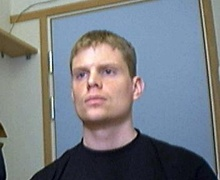
%> input picture Face_Recognition_Neural_Network/ref_test01.jpg, 220 x 180 px, shrunk from 352 x 288 before the run
$ octave testing_single_face_find.m   (GNU Octave 9; MATLAB toolbox functions it lacks are replaced by stand-ins)
%> lines starting %> are read from the running program, lines starting %| are printed output that depends on the picture; in (x1, y1, x2, y2) boxes, pixels count from 0 and x2, y2 are one past the last pixel; in counts of white or black regions, pixels touching at a corner belong together; the program's own positions count from 1
close all
clear all
warning off
clc

bmean =  0.2862;
rmean =  0.3742;
brcov = [0.0026    0.0017
           0.0017    0.0031];
inverse = [ 609.4718 -342.6169
            -342.6169  518.0453];

% [8 lines of commented-out code are left out]
im = imread('ref_test01.jpg');
%> im is the input picture: size 180x220x3 uint8; mean R, G, B 120.3, 124.8, 130.7
figure,imshow(im);
imycbcr = rgb2ycbcr(im);
%> imycbcr: size 180x220x3 uint8; mean of channels 1, 2, 3 122.6, 131.2, 125.5
dim = size(im);
%> dim = [180 220 3]
skin1 = zeros(dim(1), dim(2));

for i = 1:dim(1)
for j = 1:dim(2)
cb = double(imycbcr(i,j,2))/sum(double(imycbcr(i,j,:)));
cr = double(imycbcr(i,j,3))/sum(double(imycbcr(i,j,:)));
x = [(cb-bmean); (cr-rmean)];
skin1(i,j) = exp(-0.5*x'*inverse*x);
end
end
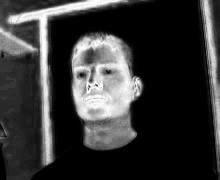
%> skin1: size 180x220 double; min 5.61e-05, max 1, mean 0.216
figure;imshow(skin1, [0 1]);title('skin1');


skin2=zeros(i,j);
for i=1:dim(1)
    for j=1:dim(2)
        if (skin1(i,j)>0.7)
            skin2(i,j)=1;
        else
            skin2(i,j)=0;
        end
    end
end
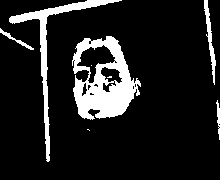
%> skin2: size 180x220 double; values 0 (black) and 1 (white), 12.7% white; 8 white regions (3 under 20 px), largest, box (x1, y1, x2, y2) and area: (72, 36, 141, 120) 3037, (9, 0, 122, 162) 1475, (204, 0, 216, 85) 317, (0, 28, 34, 50) 118, (216, 100, 220, 140) 81
figure,imshow(skin2,[0 1]);
%title('AFTER SKIN COLOR SEGMENTATION')
B=skin2;
C = bwfill(B,'holes');
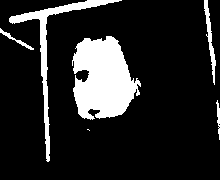
%> C: size 180x220 logical; 15.1% white; 6 white regions (1 under 20 px), largest, box (x1, y1, x2, y2) and area: (72, 36, 141, 120) 3996, (9, 0, 122, 162) 1475, (204, 0, 216, 85) 317, (0, 28, 34, 50) 118, (216, 100, 220, 140) 81

% edge_img = edge(B,'canny');
a=B;
a = double(a);
[dep,wide] = size(a);
%> dep = 180; wide = 220
new_image = ones(size(a));

% control parameters for filter steps r = 0-1
r=0.9;
for i=2:dep-1
    for j=2:wide-1
        g=0;
          for m=-1:1
              for n=-1:1
                  if(a(i+m,j+n)-a(i,j)==0)
                      g(m+2,n+2)=0;
                  else
                      g(m+2,n+2)=1/abs(a(i+m,j+n)-a(i,j));
                  end
              end
          end

          G=sum(sum(g));
          for m=-1:1
              for n=-1:1
                  w(m+2,n+2)=g(m+2,n+2)/G;
              end
          end
          % homophirc filter mask applied here
          new_image(i,j)=a(i,j)*r+(w(-1+2,-1+2)*a(i-1,j-1)+w(-1+2,0+2)*a(i-1,j)+w(-1+2,1+2)*a(i-1,j+1)+w(0+2,-1+2)*a(i,j-1)+w(0+2,1+2)*a(i,j+1)+w(1+2,-1+2)*a(i+1,j-1)+w(1+2,0+2)*a(i+1,j)+w(1+2,1+2)*a(i+1,j+1))*(1-r);
    end
end
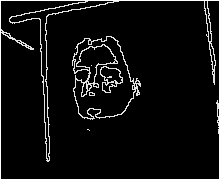
%> new_image: size 180x220 double; 89.01% of the values are NaN or infinite; the others: min 0.1, max 1, mean 0.591; drawn with min black, max white, NaN and infinite black
%> after the loop, g = [0 0 0; 0 0 0; 0 0 0]; w = [NaN NaN NaN; NaN NaN NaN; NaN NaN NaN]

% homophric filter done

for i=2:dep-1
    new_image(i,1)=new_image(i,2);
    new_image(i,wide)=new_image(i,wide-1);
end

new_image(1,:)=new_image(2,:);
new_image(dep,:)=new_image(dep-1,:);
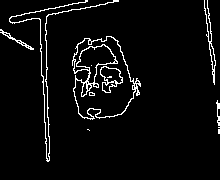
%> new_image: size 180x220 double; 90.85% of the values are NaN or infinite; the others: min 0.1, max 0.9, mean 0.5; drawn with min black, max white, NaN and infinite black
edge_img = im2bw(new_image);
%> edge_img: size 180x220 logical; 4.6% white in thin lines or dots

edge_img = ~edge_img;
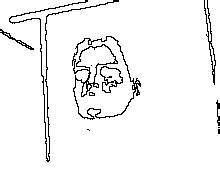
%> edge_img: size 180x220 logical; 95.4% white; black in thin lines or dots
C = 255*(double(C) & double(edge_img));
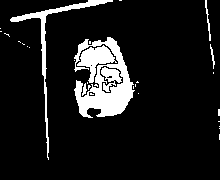
%> C: size 180x220 double; 10.6% white; 31 white regions (24 under 20 px), largest, box (x1, y1, x2, y2) and area: (74, 37, 135, 118) 2144, (10, 0, 113, 160) 920, (77, 45, 117, 83) 623
%> (the run ends here)
